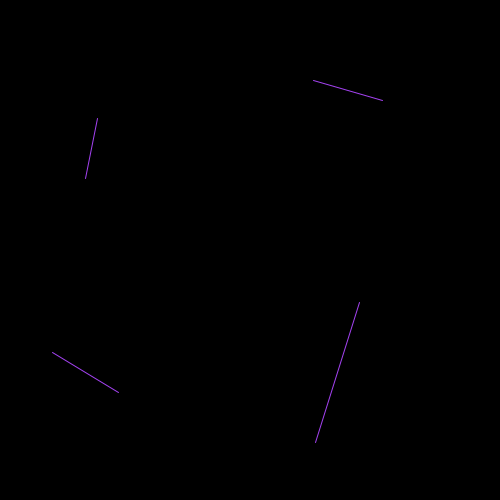
Frame 1 (no input)
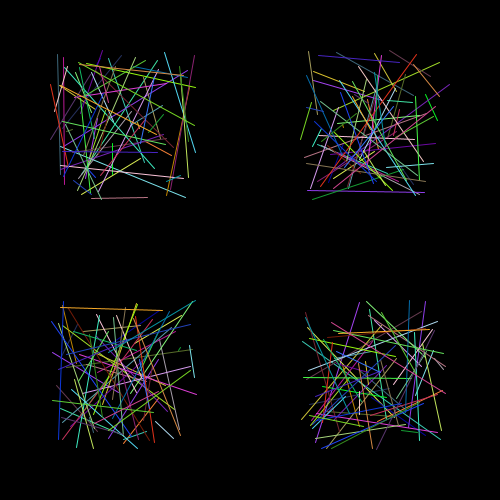
Frame 60 (the mouse pressed at the canvas centre just before this capture)
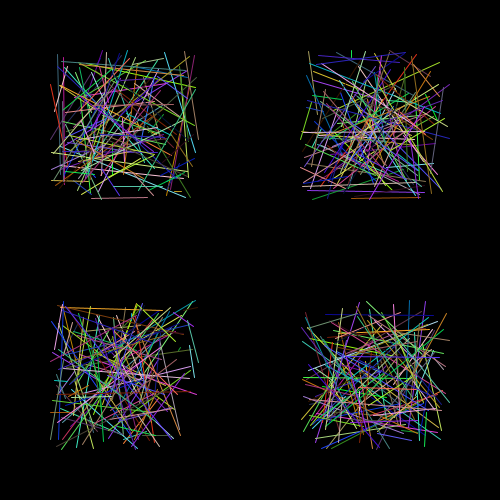
Frame 120 (the mouse held since frame 60 and released just before this capture)

The Processing sketch that drew these frames (run headless with seeded random() and noise(); from frame 60 on, the mouse is pressed at the canvas centre):

// Processing sketch: processing_184445
// ── processing_184445.pde

///Using width, height, and margin - Difficult 
void setup() {
  size(500, 500);
  background(0);

}
void draw () {
  int x=50;
  //int m=width/10; -> can replace margin with width 
  //Stay away from static numbers!!
  stroke (random (255), random (255), random (255)); //line
  line(random(0+x,width/2-x),random(x,width/2-x), random(0+x,width/2-x), random(x,width/2-x)); //1st top box
  line(random(width/2+x,width-x), random(x,width/2-x), random(width/2+x,width-x), random(x,width/2-x)); //2nd top box
  line(random(0+x,width/2-x), random(height/2+x,height-x), random(0+x,width/2-x), random(height/2+x,height-x)); //3rd bottom box
  line(random(width/2+x,width-x), random(height/2+x,height-x), random(width/2+x,width-x), random(height/2+x,height-x)); //4th bottom box

}
